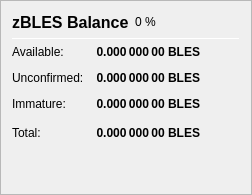
                   <widget class="QFrame" name="frame_ZerocoinBalances">
                    <property name="frameShape">
                     <enum>QFrame::StyledPanel</enum>
                    </property>
                    <property name="frameShadow">
                     <enum>QFrame::Raised</enum>
                    </property>
                    <layout class="QVBoxLayout" name="verticalLayout_7">
                     <item>
                      <layout class="QHBoxLayout" name="horizontalLayout_8" stretch="0,0,0">
                       <item>
                        <widget class="QLabel" name="label_5z_3">
                         <property name="minimumSize">
                          <size>
                           <width>0</width>
                           <height>20</height>
                          </size>
                         </property>
                         <property name="font">
                          <font>
                           <pointsize>12</pointsize>
                           <weight>75</weight>
                           <bold>true</bold>
                          </font>
                         </property>
                         <property name="text">
                          <string>zBLES Balance</string>
                         </property>
                        </widget>
                       </item>
                       <item>
                        <widget class="QLabel" name="labelzBLESPercent">
                         <property name="text">
                          <string notr="true">0 %</string>
                         </property>
                        </widget>
                       </item>
                       <item>
                        <spacer name="horizontalSpacer_11">
                         <property name="orientation">
                          <enum>Qt::Horizontal</enum>
                         </property>
                         <property name="sizeHint" stdset="0">
                          <size>
                           <width>40</width>
                           <height>20</height>
                          </size>
                         </property>
                        </spacer>
                       </item>
                      </layout>
                     </item>
                     <item>
                      <widget class="Line" name="line_ZerocoinBalance">
                       <property name="minimumSize">
                        <size>
                         <width>0</width>
                         <height>1</height>
                        </size>
                       </property>
                       <property name="maximumSize">
                        <size>
                         <width>16777215</width>
                         <height>1</height>
                        </size>
                       </property>
                       <property name="orientation">
                        <enum>Qt::Horizontal</enum>
                       </property>
                      </widget>
                     </item>
                     <item>
                      <layout class="QGridLayout" name="gridLayout_5">
                       <property name="spacing">
                        <number>12</number>
                       </property>
                       <item row="1" column="0">
                        <widget class="QLabel" name="labelzBalanceMatureText">
                         <property name="toolTip">
                          <string>Mature: more than 20 confirmation and more than 1 mint of the same denomination after it was minted.
These zBLES are spendable.</string>
                         </property>
                         <property name="text">
                          <string>Available:</string>
                         </property>
                        </widget>
                       </item>
                       <item row="1" column="1">
                        <widget class="QLabel" name="labelzBalanceMature">
                         <property name="font">
                          <font>
                           <weight>75</weight>
                           <bold>true</bold>
                          </font>
                         </property>
                         <property name="toolTip">
                          <string>Mature: more than 20 confirmation and more than 1 mint of the same denomination after it was minted.
These zBLES are spendable.</string>
                         </property>
                         <property name="text">
                          <string notr="true">0.000 000 00 BLES</string>
                         </property>
                         <property name="alignment">
                          <set>Qt::AlignRight|Qt::AlignTrailing|Qt::AlignVCenter</set>
                         </property>
                        </widget>
                       </item>
                       <item row="2" column="0">
                        <widget class="QLabel" name="labelzBalanceUnconfirmedText">
                         <property name="toolTip">
                          <string>Unconfirmed: less than 20 confirmations
Immature: confirmed, but less than 1 mint of the same denomination after it was minted</string>
                         </property>
                         <property name="text">
                          <string>Unconfirmed:</string>
                         </property>
                        </widget>
                       </item>
                       <item row="2" column="1">
                        <widget class="QLabel" name="labelzBalanceUnconfirmed">
                         <property name="font">
                          <font>
                           <weight>75</weight>
                           <bold>true</bold>
                          </font>
                         </property>
                         <property name="toolTip">
                          <string>Unconfirmed: less than 20 confirmations
Immature: confirmed, but less than 1 mint of the same denomination after it was minted</string>
                         </property>
                         <property name="text">
                          <string notr="true">0.000 000 00 BLES</string>
                         </property>
                         <property name="alignment">
                          <set>Qt::AlignRight|Qt::AlignTrailing|Qt::AlignVCenter</set>
                         </property>
                        </widget>
                       </item>
                       <item row="3" column="0">
                        <widget class="QLabel" name="labelzBalanceImmatureText">
                         <property name="toolTip">
                          <string>Unconfirmed: less than 20 confirmations
Immature: confirmed, but less than 1 mint of the same denomination after it was minted</string>
                         </property>
                         <property name="text">
                          <string>Immature:</string>
                         </property>
                        </widget>
                       </item>
                       <item row="3" column="1">
                        <widget class="QLabel" name="labelzBalanceImmature">
                         <property name="font">
                          <font>
                           <weight>75</weight>
                           <bold>true</bold>
                          </font>
                         </property>
                         <property name="toolTip">
                          <string>Unconfirmed: less than 20 confirmations
Immature: confirmed, but less than 1 mint of the same denomination after it was minted</string>
                         </property>
                         <property name="text">
                          <string notr="true">0.000 000 00 BLES</string>
                         </property>
                         <property name="alignment">
                          <set>Qt::AlignRight|Qt::AlignTrailing|Qt::AlignVCenter</set>
                         </property>
                        </widget>
                       </item>
                       <item row="4" column="0">
                        <widget class="QLabel" name="labelzBalanceText">
                         <property name="toolTip">
                          <string>Your current zBLES balance, unconfirmed and immature zBLES included.</string>
                         </property>
                         <property name="text">
                          <string>Total:</string>
                         </property>
                        </widget>
                       </item>
                       <item row="4" column="1">
                        <widget class="QLabel" name="labelzBalance">
                         <property name="font">
                          <font>
                           <weight>75</weight>
                           <bold>true</bold>
                          </font>
                         </property>
                         <property name="cursor">
                          <cursorShape>IBeamCursor</cursorShape>
                         </property>
                         <property name="toolTip">
                          <string>Your current zBLES balance, unconfirmed and immature zBLES included.</string>
                         </property>
                         <property name="text">
                          <string notr="true">0.000 000 00 BLES</string>
                         </property>
                         <property name="alignment">
                          <set>Qt::AlignRight|Qt::AlignTrailing|Qt::AlignVCenter</set>
                         </property>
                         <property name="textInteractionFlags">
                          <set>Qt::LinksAccessibleByMouse|Qt::TextSelectableByKeyboard|Qt::TextSelectableByMouse</set>
                         </property>
                        </widget>
                       </item>
                       <item row="4" column="2">
                        <spacer name="horizontalSpacer_4">
                         <property name="orientation">
                          <enum>Qt::Horizontal</enum>
                         </property>
                         <property name="sizeHint" stdset="0">
                          <size>
                           <width>40</width>
                           <height>20</height>
                          </size>
                         </property>
                        </spacer>
                       </item>
                      </layout>
                     </item>
                     <item>
                      <spacer name="verticalSpacer_4">
                       <property name="orientation">
                        <enum>Qt::Vertical</enum>
                       </property>
                       <property name="sizeHint" stdset="0">
                        <size>
                         <width>20</width>
                         <height>40</height>
                        </size>
                       </property>
                      </spacer>
                     </item>
                    </layout>
                   </widget>
